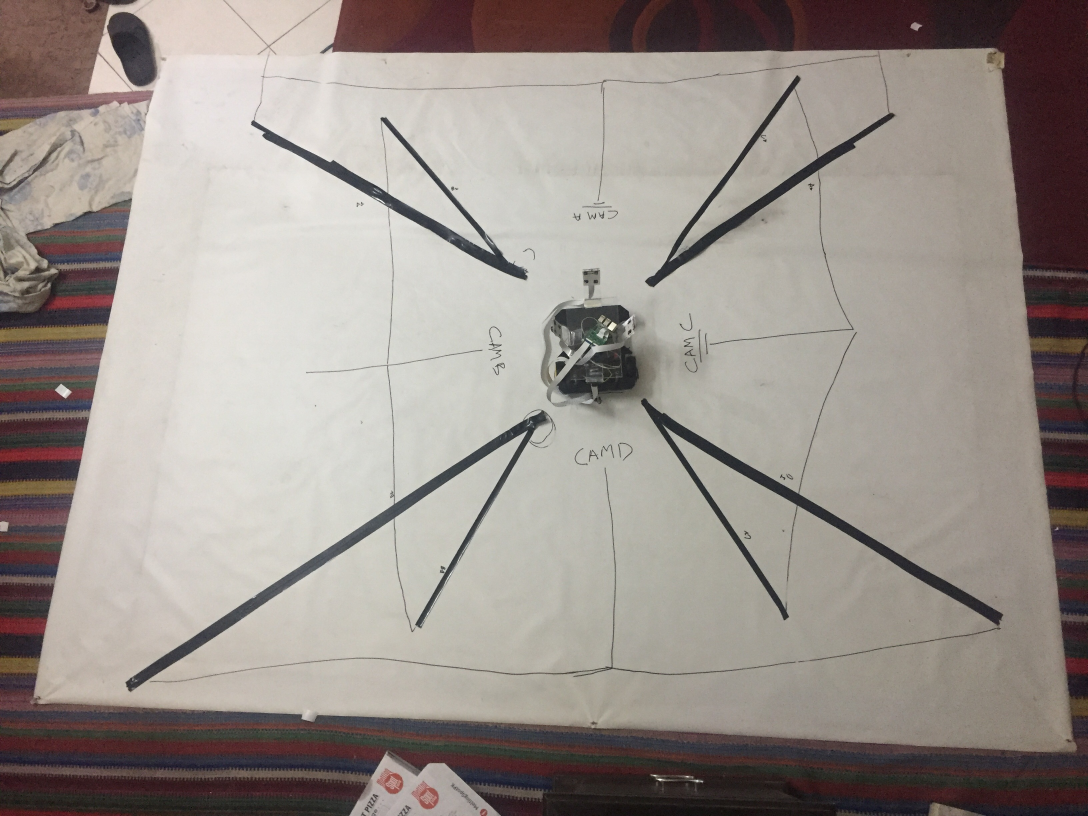
#> input picture 3. Birds Eye View (BEV)/IMG_7554.jpeg, 3264 x 2448 px, given in place of the camera (shown at 1/3 size)
$ python '4.1 Stitch-BEV-Calibrate - FPS - Multi Camera Adapter - 4 Camera (OpenCV).py'   (older library calls are emulated)
#> lines starting #> are read from the running program, lines starting #| are printed output that depends on the picture; after the words box and inside, x2 and y2 are one past the last pixel; in counts of white or black regions, pixels touching at a corner belong together
import RPi.GPIO as gp
from datetime import datetime as dtm
import cv2
import time
import os
import numpy as np

# =============== [ P A R A M E T E R ] - [ F U L L ]
#=========================================================
# Calibrate Fish Eye
DIM=(640, 480)
K=np.array([[183.40960550714848, 0.0, 317.9915709633227], [0.0, 183.27059290430077, 229.7739640549374], [0.0, 0.0, 1.0]])
D=np.array([[0.0643628313155956], [-0.014811743124422176], [-0.02257099687818543], [0.009516432693973089]])
# Bird's Eye View (BEV)
pathResultImages = r"Result_Images/"
heightBEV = 706
widthBEV = 1040
# Camera Filename Images
Camera_Name = "Camera Bird's Eye View"
#  Matrix Camera -> BEV
MatrixA = np.zeros((3,3), np.float)
MatrixB = np.zeros((3,3), np.float)
MatrixC = np.zeros((3,3), np.float)
MatrixD = np.zeros((3,3), np.float)
MatrixA[0:3] = [[-3.97331246e-01, -3.35970227e+00,  7.07705644e+02], [ 2.13662752e-02, -1.88831907e+00,  3.86122305e+02], [ 1.58521856e-05, -5.91162509e-03,  1.00000000e+00]]
MatrixB[0:3] = [[-3.70282162e+00,  1.35447487e-01,  6.77917664e+02], [-2.42284350e+00, -3.40403340e-01,  5.08361784e+02], [-6.71155256e-03, 3.64932494e-04,  1.00000000e+00]]
MatrixC[0:3] = [[-1.76856484e+00, -4.01966105e-03,  6.30668332e+02], [-1.06914569e+00,  2.12590700e-01,  2.83023659e+02], [-3.03334633e-03, -1.59576052e-05,  1.00000000e+00]]
MatrixD[0:3] = [[ 2.93275532e-01, -1.75818320e+00,  4.90120234e+02], [ 1.44451663e-02, -1.17911738e+00,  4.31525305e+02], [ 6.99898154e-05, -3.08305253e-03,  1.00000000e+00]]
print("=> MatrixA = ", MatrixA)
print("=> MatrixB = ", MatrixB)
print("=> MatrixC = ", MatrixC)
print("=> MatrixD = ", MatrixD)
print("="*50)
print()
#  Coordinate Small Square [BEST] Inside
pointXMin = 450
pointXMax = 655
pointYMin = 249
pointYMax = 438
print("=> pointXMin = ", pointXMin)
print("=> pointXMax = ", pointXMax)
print("=> pointYMin = ", pointYMin)
print("=> pointYMax = ", pointYMax)
print("="*50)
print()
# =============== Masking Parameter
Parameter_Masking_NameX = r"_PARAMS_MASKING_HORIZONTAL_.jpg"
Parameter_Masking_NameY = r"_PARAMS_MASKING_VERTICAL_.jpg"
#=========================================================
# =============== [ P A R A M E T E R ] - [ F U L L ]

# =============== [ P I N O U T - R A S P B E R R Y  P I  3 ]
#=========================================================
gp.setwarnings(False)
gp.setmode(gp.BOARD)

gp.setup(7, gp.OUT)
gp.setup(11, gp.OUT)
gp.setup(12, gp.OUT)

gp.setup(15, gp.OUT)
gp.setup(16, gp.OUT)
gp.setup(21, gp.OUT)
gp.setup(22, gp.OUT)

gp.output(11, True)
gp.output(12, True)
gp.output(15, True)
gp.output(16, True)
gp.output(21, True)
gp.output(22, True)
#=========================================================
# =============== [ P I N O U T - R A S P B E R R Y  P I  3 ]

done = 0
trigger = 0

# =============== [ M A I N - F U N C T I O N ] -  [R A S P B E R R Y  P I  3 ]
#=========================================================
def main():
    global done
    print("==> 1. Size BEV")
    print("Height: ", heightBEV)
    print("Width: ", widthBEV)
    print()
    while True:
        saat_ini = dtm.now() #tgl dan jam saat ini
        now = dtm.strftime(saat_ini, '%d-%b-%Y_%H:%M:%S') # tpye = string
        if done == 1:
            print('F I N I S H')
            break
        startTime = time.time()
        i2c = "i2cset -y 1 0x70 0x00 0x04"
        os.system(i2c)
        gp.output(7, False)
        gp.output(11, False)
        gp.output(12, True)
        imgCameraA = captureCamera("A")     # Camera A
        i2c = "i2cset -y 1 0x70 0x00 0x06"
        os.system(i2c)
        gp.output(7, False)
        gp.output(11, True)
        gp.output(12, False)
        imgCameraC = captureCamera("C")     # Camera C
        i2c = "i2cset -y 1 0x70 0x00 0x07"
        os.system(i2c)
        gp.output(7, True)
        gp.output(11, True)
        gp.output(12, False)
        imgCameraD = captureCamera("D")     # Camera D
        i2c = "i2cset -y 1 0x70 0x00 0x05"
        os.system(i2c)
        gp.output(7, True)
        gp.output(11, False)
        gp.output(12, True)
        imgCameraB = captureCamera("B")     # Camera B
        # Stitching Camera A-B-C-D
        imgStitch = stitchCamera(imgCameraA,imgCameraB,imgCameraC,imgCameraD, Parameter_Masking_NameX,Parameter_Masking_NameY)
        # Calculate FPS
        FPS = calculateFPS(imgStitch,startTime)
        print(".")

        # Show Image Stitch
        cv2.imshow('Stitching ', imgStitch)
        # Save Image or Stop
        key = cv2.waitKey(1) & 0xFF
        if key == ord("q") or key == ord("d"):
            done = 1
        elif key == ord("s"):
            saveName = "Stitching (FPS) %s.jpg" % now
            cv2.imwrite(pathResultImages+saveName, imgStitch)
            print("=> Save", saveName)
    cv2.destroyAllWindows()
# =========================================================
# =============== [ M A I N - F U N C T I O N ] -  [R A S P B E R R Y  P I  3 ]

# =============== [ F U N C T I O N ]
#=========================================================
def captureCamera(cam):
#> called with cam = 'A'
    cap = cv2.VideoCapture(0)
    if cap.isOpened():
        # Resolution
        # Default = 640x480
        # Raspberry Pi Camera v2 (8 megapixel): 3280 x 2464
        # video at 1080p30, 720p60, 640x480p90
        # width =  #1920 - 1280 - 640 - 320 - 160 - 80 - 40 [BEST = 3280]
        # height = #1080 - 720 - 480 - 240 - 120 - 60 - 30  [BEST = 2464]
        width = 640
        height = 480
        cap.set(3, width)
        cap.set(4, height)
        startTime = time.time()
        # Window
        ret_val, img = cap.read()
#> img is the input picture: shape (2448, 3264, 3); mean B, G, R 140.1, 145.9, 154.1
        # Rotate 180
        #img = cv2.rotate(img, cv2.ROTATE_180)
        # Fish Eye Calibrated
        img = fishEyeCalibrated(img)
        # Read Camera & Rotate
        img = readCamera(img,cam, Camera_Name)
        # Show  BEV Result
        if cam == "A":
            img = showBEV_Result(img,Camera_Name,MatrixA, widthBEV,heightBEV)
        elif cam == "B":
            img = showBEV_Result(img,Camera_Name,MatrixB, widthBEV,heightBEV)
        elif cam == "C":
            img = showBEV_Result(img,Camera_Name,MatrixC, widthBEV,heightBEV)
        elif cam == "D":
            img = showBEV_Result(img,Camera_Name,MatrixD, widthBEV,heightBEV)
        # Remove Small Square [BEST] Inside
        img = removeSmallSquareFull(cam, img, pointXMin,pointXMax,pointYMin,pointYMax)
        # Show Line to Divided and Removes
        img = showLineDividedRemove(cam,img,Camera_Name, heightBEV,widthBEV)
        return img
    else:
        print("Unable to open camera")
#=========================================================
# >>>>>>>>>>>>>>>>>>>>>>>>>>>>>>>>>>>>>>>>>>>>>>>>>>>>>>>>>>>>>>>>>>>>>>>>>>>>>>>>>>>
def fishEyeCalibrated(oriImg):
    h,w = oriImg.shape[:2]
#> h = 2448; w = 3264
    map1, map2 = cv2.fisheye.initUndistortRectifyMap(K, D, np.eye(3), K, DIM, cv2.CV_16SC2)
    undistorted_img = cv2.remap(oriImg, map1, map2, interpolation=cv2.INTER_LINEAR, borderMode=cv2.BORDER_CONSTANT)
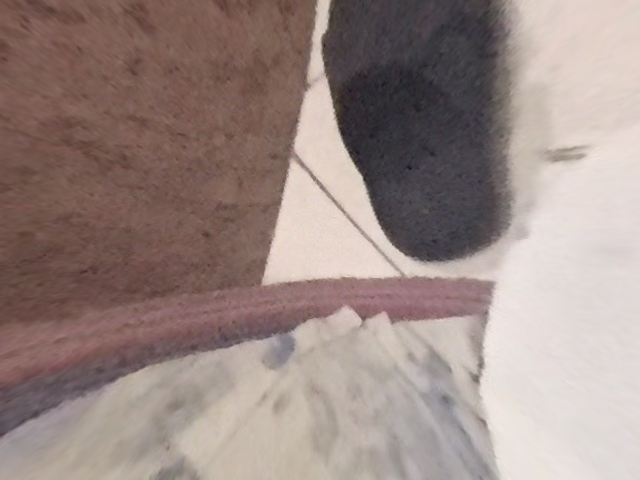
#> undistorted_img: shape (480, 640, 3); mean B, G, R 132.2, 137.1, 154.3
    return undistorted_img
# >>>>>>>>>>>>>>>>>>>>>>>>>>>>>>>>>>>>>>>>>>>>>>>>>>>>>>>>>>>>>>>>>>>>>>>>>>>>>>>>>>>
def readCamera(img,cameraName, Camera_Filename):
    if (cameraName == "A"):
        # Rotate A - No Rotate
        pass
    elif (cameraName == "B"):
        # Camera B - Rotate 90 COUNTERCLOCKWISE
        img = cv2.rotate(img, cv2.cv2.ROTATE_90_COUNTERCLOCKWISE)
    elif (cameraName == "C"):
        # Camera C - Rotate 90 CLOCKWISE
        img = cv2.rotate(img, cv2.cv2.ROTATE_90_CLOCKWISE)
    elif (cameraName == "D"):
        # Camera D - Rotate 180
        img = cv2.rotate(img, cv2.cv2.ROTATE_180)
    '''
    cv2.imshow(Camera_Filename, img)
    cv2.waitKey(0)
    cv2.destroyAllWindows()
    '''
    return img
# >>>>>>>>>>>>>>>>>>>>>>>>>>>>>>>>>>>>>>>>>>>>>>>>>>>>>>>>>>>>>>>>>>>>>>>>>>>>>>>>>>>
def showBEV_Result(img,Camera_Filename,matrix, width,height):
#> called with Camera_Filename = "Camera Bird's Eye View", matrix = array of shape (3, 3), width = 1040, height = 706
    imgBEV = cv2.warpPerspective(img,matrix, (width,height))
    '''
    cv2.imshow("-BEV-" + Camera_Filename, imgBEV)
    cv2.waitKey(0)
    cv2.destroyAllWindows()
    '''
    return imgBEV
# >>>>>>>>>>>>>>>>>>>>>>>>>>>>>>>>>>>>>>>>>>>>>>>>>>>>>>>>>>>>>>>>>>>>>>>>>>>>>>>>>>>
def removeSmallSquareFull(cameraName, imgBEVCamera, xMin,xMax,yMin,yMax):
#> called with cameraName = 'A', xMin = 450, xMax = 655, yMin = 249, yMax = 438
    thickness = -1
    color = (0,0,0)
    img = cv2.rectangle(imgBEVCamera, (xMin,yMin), (xMax,yMax), color, thickness)
#> img: shape (706, 1040, 3)
    '''
    cv2.imshow("removeSmallSquareFull", img)
    cv2.waitKey(0)
    cv2.destroyAllWindows()
    '''
    return img
# >>>>>>>>>>>>>>>>>>>>>>>>>>>>>>>>>>>>>>>>>>>>>>>>>>>>>>>>>>>>>>>>>>>>>>>>>>>>>>>>>>>
def showLineDividedRemove(cameraName,imgBEVCamera,BEV_Camera_Name, heightBEV,widthBEV):
#> called with cameraName = 'A', BEV_Camera_Name = "Camera Bird's Eye View", heightBEV = 706, widthBEV = 1040
    color = (0,0,255)
    thickness = 1
    # Divided Into 2 Parts
    halfHeight = int(heightBEV/2)
    halfWidth = int(widthBEV/2)
    if cameraName == "A" or cameraName == "D":
        imgBEVCamera = cv2.line(imgBEVCamera, (0,halfHeight), (widthBEV,halfHeight), color, thickness)
#> imgBEVCamera: shape (706, 1040, 3); mean B, G, R 62.9, 65.6, 76.2
        if cameraName == "A":
            # Removes Buttom Parts
            imgBEVCamera = cv2.rectangle(imgBEVCamera, (0,halfHeight), (widthBEV,halfHeight*2), (0,0,0), -1)
#> in removeSmallSquareFull (call 2), `img = cv2.rectangle(imgBEVCamera, (xMin,yMin), (xMax,yMax), color, thi..`: img: shape (706, 1040, 3); mean of channels 0, 1, 2 74.8, 77.7, 90.7
#> in showLineDividedRemove (call 2), `imgBEVCamera = cv2.line(imgBEVCamera, (halfWidth,0), (halfWidth,height..`: imgBEVCamera: shape (706, 1040, 3); mean of channels 0, 1, 2 74.8, 77.7, 90.9
#> call 3 of removeSmallSquareFull, with cameraName = 'D', xMin = 450, xMax = 655, yMin = 249, yMax = 438
#> in removeSmallSquareFull (call 3), `img = cv2.rectangle(imgBEVCamera, (xMin,yMin), (xMax,yMax), color, thi..`:
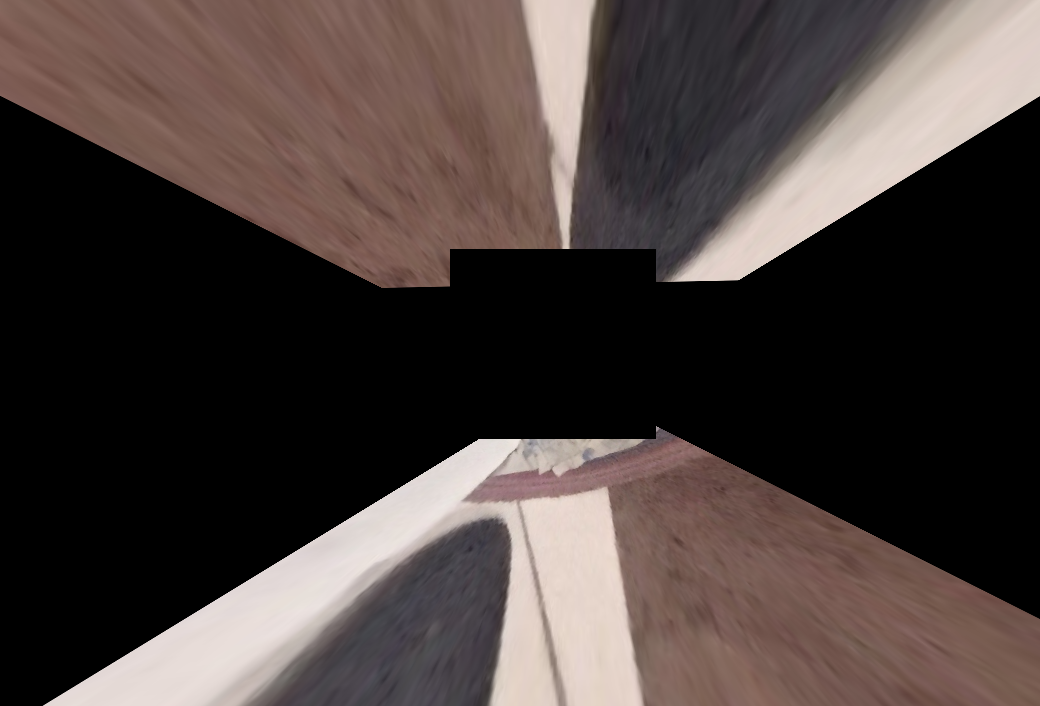
#> img: shape (706, 1040, 3); mean of channels 0, 1, 2 60.1, 63, 73.5; drawn as B, G, R
#> in showLineDividedRemove (call 3), `imgBEVCamera = cv2.line(imgBEVCamera, (0,halfHeight), (widthBEV,halfHe..`: imgBEVCamera: shape (706, 1040, 3); 0.14% of pixels changed, all inside (x1, y1, x2, y2) = (0, 353, 1040, 354)
#> call 4 of readCamera, with cameraName = 'B', Camera_Filename = "Camera Bird's Eye View"
#> in readCamera (call 4), `img = cv2.rotate(img, cv2.cv2.ROTATE_90_COUNTERCLOCKWISE)`:
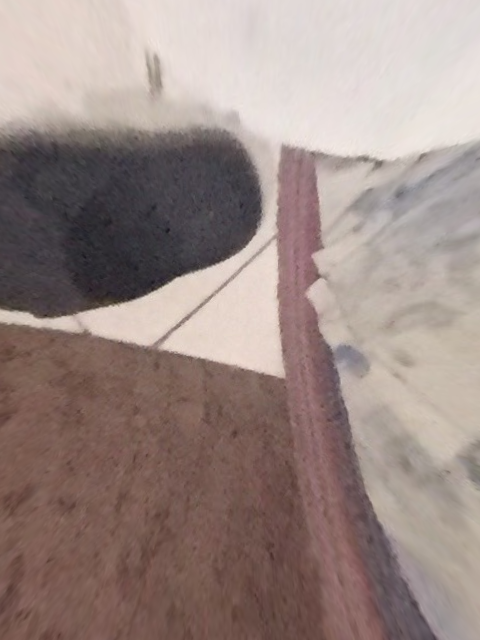
#> img: shape (640, 480, 3); mean of channels 0, 1, 2 132.2, 137.1, 154.3; drawn as B, G, R
#> call 4 of removeSmallSquareFull, with cameraName = 'B', xMin = 450, xMax = 655, yMin = 249, yMax = 438
#> in removeSmallSquareFull (call 4), `img = cv2.rectangle(imgBEVCamera, (xMin,yMin), (xMax,yMax), color, thi..`:
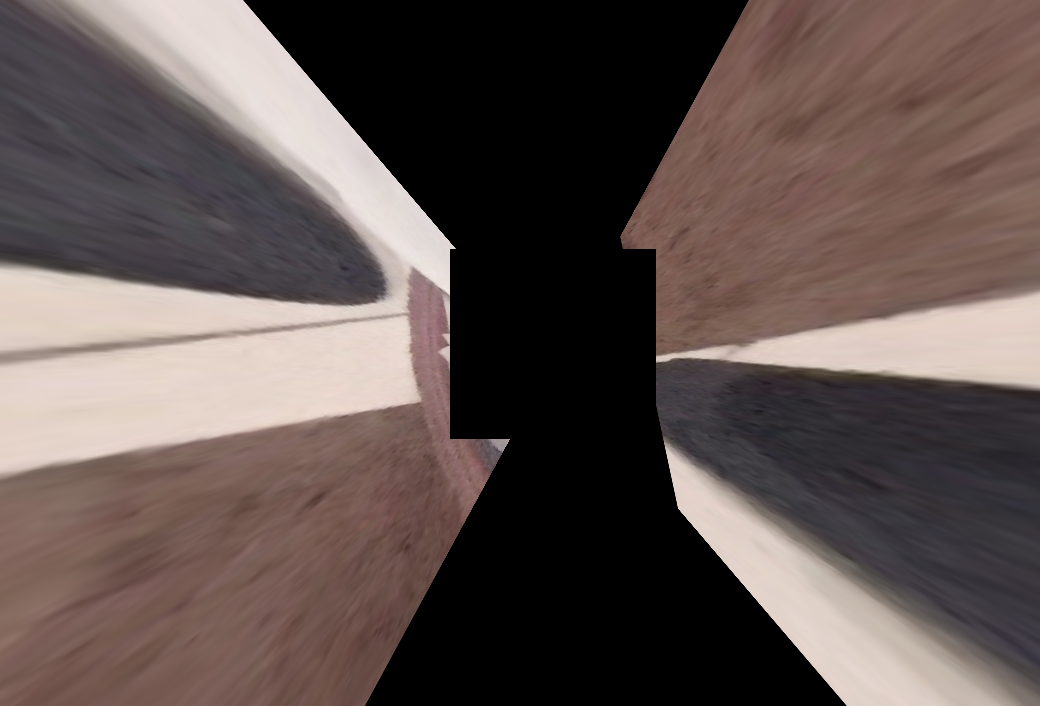
#> img: shape (706, 1040, 3); mean of channels 0, 1, 2 79.1, 82.4, 95.5; drawn as B, G, R
#> in showLineDividedRemove (call 4), `imgBEVCamera = cv2.line(imgBEVCamera, (halfWidth,0), (halfWidth,height..`: imgBEVCamera: shape (706, 1040, 3); 0.1% of pixels changed, all inside (x1, y1, x2, y2) = (520, 0, 521, 706)
        elif cameraName == "D":
            # Removes Top Parts
            imgBEVCamera = cv2.rectangle(imgBEVCamera, (0,0), (widthBEV,halfHeight), (0,0,0), -1)
    elif cameraName == "C" or cameraName == "B":
        imgBEVCamera = cv2.line(imgBEVCamera, (halfWidth,0), (halfWidth,heightBEV), color, thickness)
        if cameraName == "C":
            # Removes Left Parts
            imgBEVCamera = cv2.rectangle(imgBEVCamera, (0,0), (halfWidth,heightBEV), (0,0,0), -1)
        elif cameraName == "B":
            # Removes Right Parts
            imgBEVCamera = cv2.rectangle(imgBEVCamera, (halfWidth,0), (halfWidth*2,heightBEV), (0,0,0), -1)
    '''
    cv2.imshow("Remove Parts" + BEV_Camera_Name, imgBEVCamera)
    cv2.waitKey(0)
    cv2.destroyAllWindows()
    '''
    return imgBEVCamera
# >>>>>>>>>>>>>>>>>>>>>>>>>>>>>>>>>>>>>>>>>>>>>>>>>>>>>>>>>>>>>>>>>>>>>>>>>>>>>>>>>>>
def stitchCamera(imgA,imgB,imgC,imgD, imgMaskX_Name, imgMaskY_Name):
    # Read Masking Parameter
#> called with imgMaskX_Name = '_PARAMS_MASKING_HORIZONTAL_.jpg', imgMaskY_Name = '_PARAMS_MASKING_VERTICAL_.jpg'
    imgMaskX = cv2.imread(imgMaskX_Name, 0)
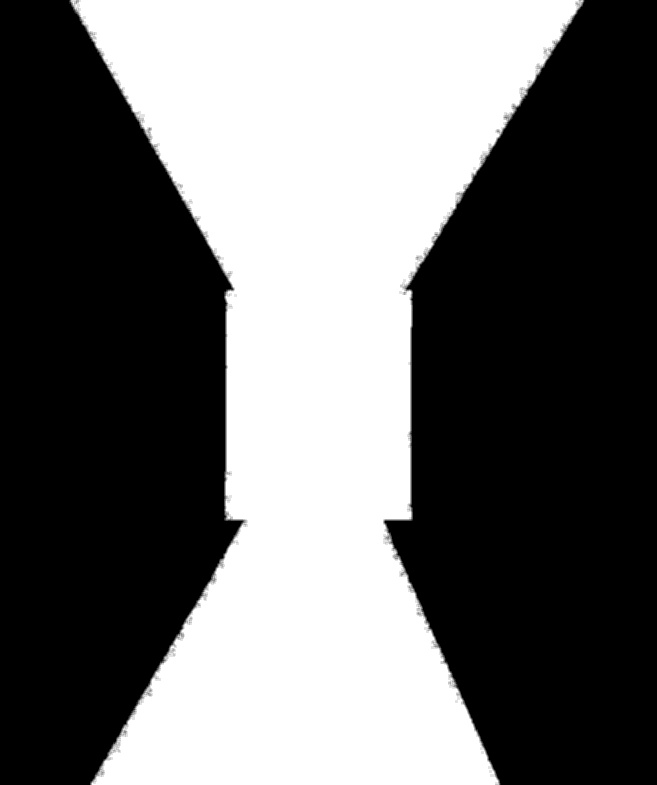
#> input picture 4. Stitching/4. Raspberry Pi - Stitching/_PARAMS_MASKING_HORIZONTAL_.jpg, 657 x 785 px
#> imgMaskX is the input picture: shape (785, 657); min 0, max 255, mean 105.6
    imgMaskY = cv2.imread(imgMaskY_Name, 0)
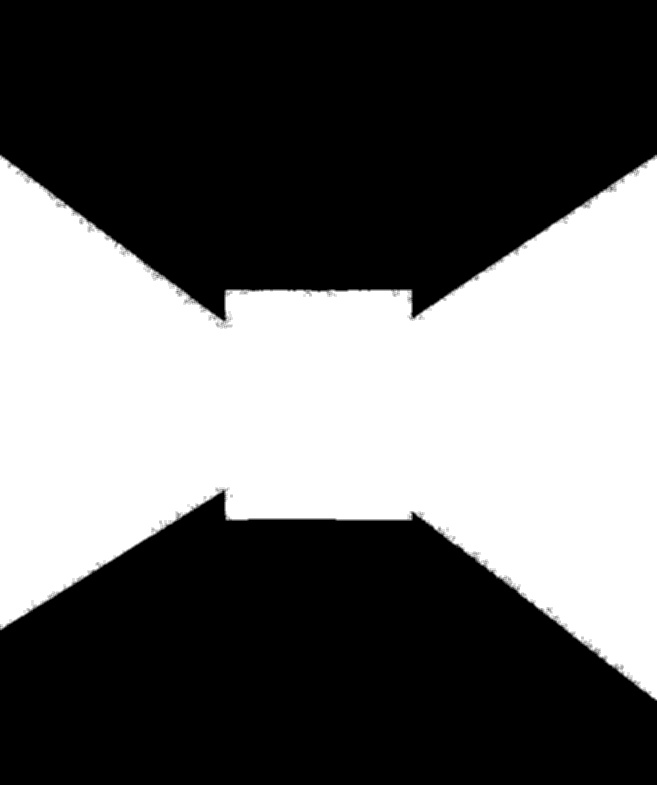
#> input picture 4. Stitching/4. Raspberry Pi - Stitching/_PARAMS_MASKING_VERTICAL_.jpg, 657 x 785 px
#> imgMaskY is the input picture: shape (785, 657); min 0, max 255, mean 101.2
    # ADD
    img_add_Ver = cv2.add(imgA,imgD)
    img_add_Hor = cv2.add(imgB,imgC)
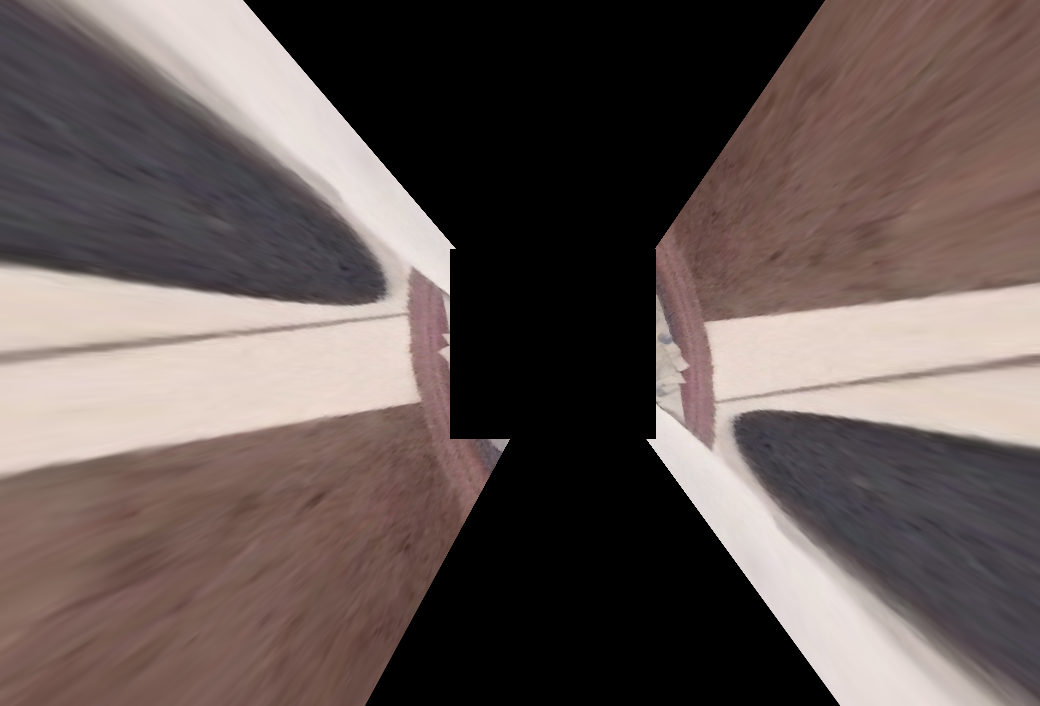
#> img_add_Hor: shape (706, 1040, 3); mean of channels 0, 1, 2 84.4, 87.4, 100; drawn as B, G, R
    #  BITWISE AND & MASKING [VERTICAL]
#> (the run stopped early here; a loop or call above may not have finished)
